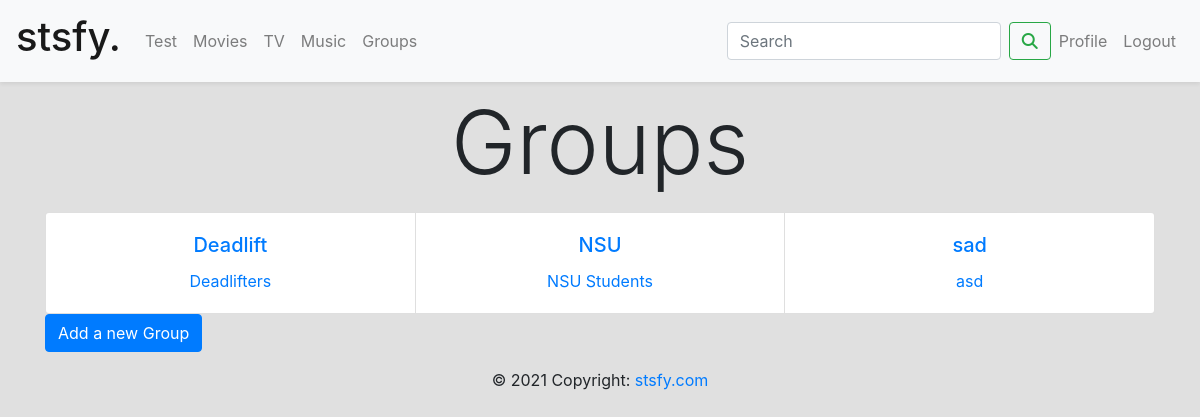
Screenshot of /groups/ (signed in) with the database file from the repository.
### users/models.py (models this page shows, shortened)
class Group(models.Model):
    name = models.CharField(max_length=128)
    members = models.ManyToManyField(User, through='Membership')
    image = models.ImageField(default='default_profile.jpg', upload_to='profile_pics')
    about = models.CharField(default="", max_length=200)

### library/views.py (the view)
# urls.py: path('groups/', GroupListView.as_view(), name='groups'),
class GroupListView(ListView):
    model = Group
    context_object_name = 'groups'
    template_name = 'library/groups.html'

### library/templates/library/groups.html (shortened to what this page needs)
{% extends "library/base.html" %}
{% block content %}
    <h2 class="display-2 text-center mb-3">Groups</h2>
    <div class="card-group">
        {% for group in groups %}
            <div class="card text-center">
                <a class="text-decoration-none" href="{% url 'group-detail' group.id %}">
                    <div class="card-body">
                        <h5 class="card-title">{{ group.name }}</h5>
                        <p class="card-text">{{ group.about }}</p>
                    </div>
                </a>
            </div>
        {% endfor %}
    </div>
    <a class="btn btn-primary" href="{% url 'group-create' %}">Add a new Group</a>
{% endblock content %}

### rows the page displays
Group: name "Deadlift", about "Deadlifters"
Group: name "NSU", about "NSU Students"
Group: name "sad", about "asd"
